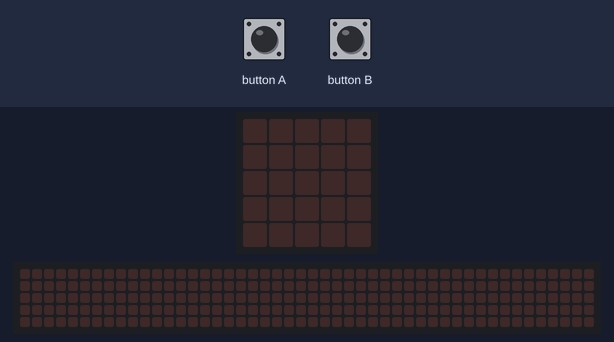
Bench run of a program on a simulated Calliope mini (MakeCode). Shown: the board's 5×5 LED display, a strip that is not on the board, showing the scrolling text unrolled. The test bench sets the inputs (shaded band). Random numbers come from a fixed seed; the 48×5 strip is a reading aid, not a part: it shows the text the display is scrolling, unrolled, one strip-width of it at a time.

Above: at 1.2 s.
1.3 s: button A pressed for 0.15 s
At 1.52 s:
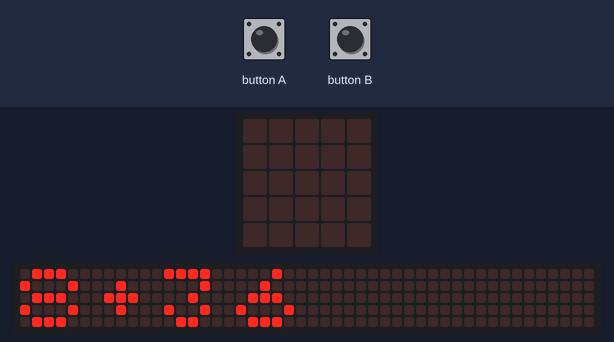
4.3 s: button B pressed for 0.15 s
At 6.02 s:
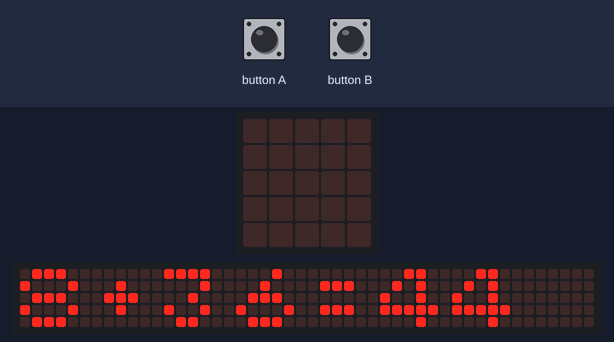
7.4 s: button A pressed for 0.15 s
10.5 s: button B pressed for 0.15 s
At 20.12 s:
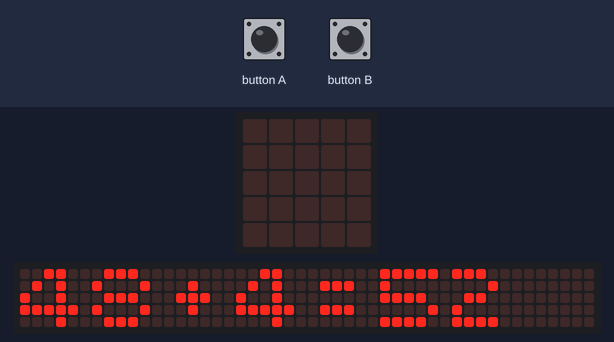

Measured:
- after the input at 1.3 s, the display: changes after 0.15 s (image 1)
- what the display in image 3 shows lasts 0.5 s, from 19.9 s to 20.4 s

The program:

main.ts
```typescript
let Zahl1 = 0
let Zahl2 = 0
input.onButtonEvent(Button.A, input.buttonEventClick(), function () {
    Zahl1 = randint(0, 50)
    Zahl2 = randint(0, 50)
    basic.showString("" + Zahl1 + "+" + Zahl2)
})
input.onButtonEvent(Button.B, input.buttonEventClick(), function () {
    basic.showString("" + Zahl1 + "+" + Zahl2 + "=" + (Zahl1 + Zahl2))
})
```

test.ts
```typescript
// Hier kann man Tests durchführen; diese Datei wird nicht kompiliert, wenn dieses Paket als Erweiterung verwendet wird.
```
